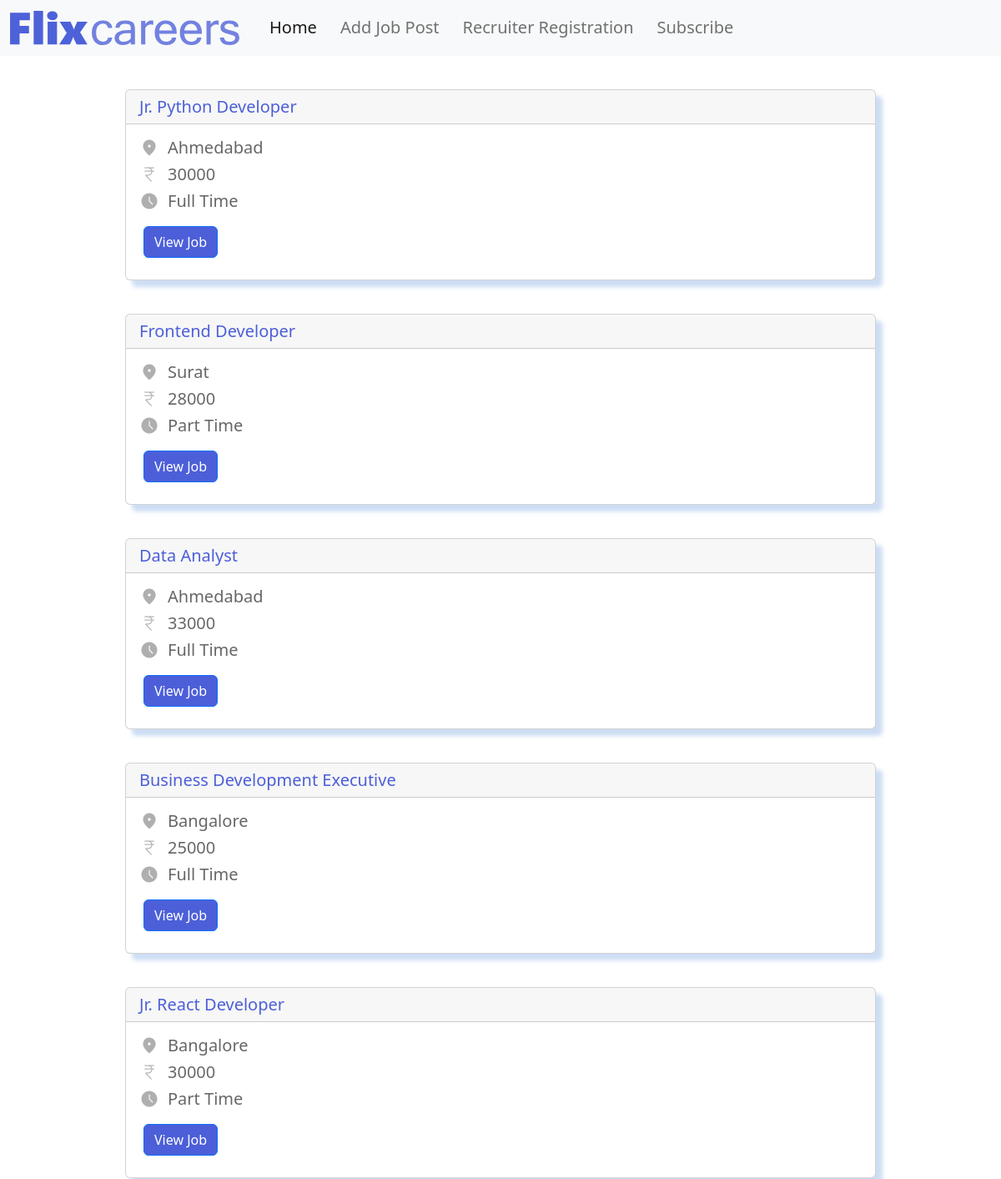
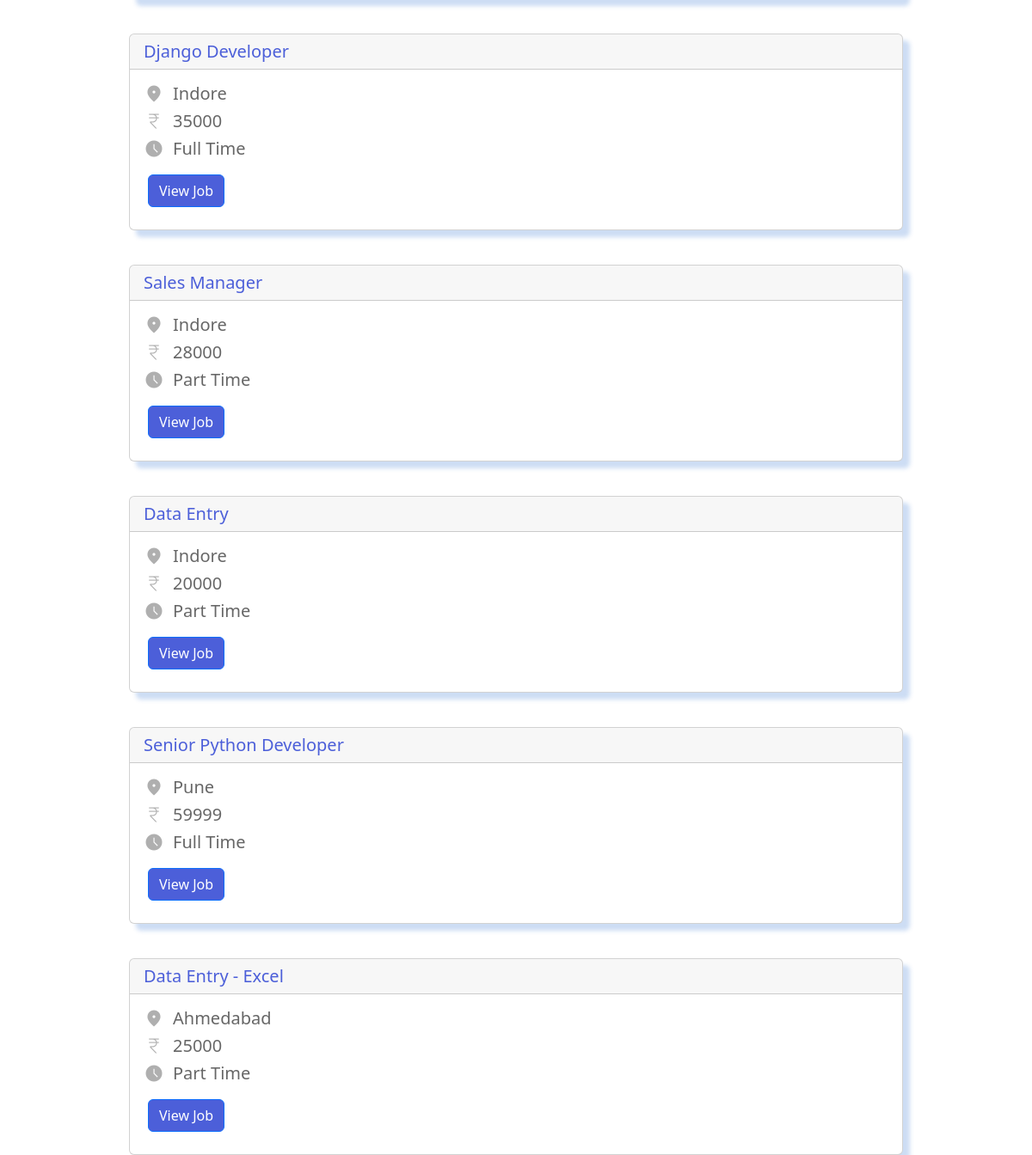
The page /jobportal/ on the database its author committed (2 pictures, top to bottom).
### Jobportal/models.py (models this page shows, shortened)
class JobPost(models.Model):
    JOB_TYPE_CHOICES =[
        ('Full Time','Full Time'),
        ('Part Time', 'Part time'),
    ]
    title=models.CharField(max_length=200)
    description=models.TextField()
    date=models.DateTimeField(auto_now_add=True)
    salary=models.IntegerField()
    location=models.ForeignKey(Location,on_delete=models.CASCADE,null=True)
    slug=models.SlugField(null=True,max_length=40,unique=True)
    author= models.ForeignKey(Author,on_delete=models.CASCADE,null=True)
    skills= models.ManyToManyField(Skills)
    job_type= models.CharField(max_length=200,null=False,choices=JOB_TYPE_CHOICES)

class Location(models.Model):
    city=models.CharField(max_length=200)
    state=models.CharField(max_length=200)
    country=models.CharField(max_length=200)
    zipcode=models.CharField(max_length=200)

### Jobportal/views.py (the view)
# urls.py: 2. Add a URL to urlpatterns:  path('', views.home, name='home')
def home(request):
    job_title=JobPost.objects.all()
    context={'joblist':job_title}
    return render(request,'jobportal/home.html',context)

### Jobportal/templates/jobportal/home.html (shortened to what this page needs)
{% extends 'jobportal/base.html' %}
{% block content %}
    {% for job in joblist %}
    <div style="width: 75%;  margin: 40px auto;">
        <div class="card" style="box-shadow:8px 8px 5px rgb(40 107 206 / 23%);">
            <b><h5 class="card-header" style="color:#4c5fd9;">{{job.title}}</h5></b>
            <div class="card-body">
                <div class="icon" style="display:flex;">
                    <span class="material-symbols-outlined">
                    </span>
                    <h5 class="card-title" style="padding-left:10px; color:#00000099;">{{job.location.city}}</h5>
                </div>
                <div class="icon" style="display:flex;">
                    <span class="material-symbols-outlined">
                    </span>
                    <h5 class="card-title" style="padding-left:10px;color:#00000099;">{{job.salary}}</h5>
                </div>
                <div class="icon" style="display:flex;" >
                    <span class="material-symbols-outlined">
                    </span>
                    <h5 class="card-title" style="padding-left:10px;color:#00000099;">{{job.job_type}}</h5>
                </div>
            <div style="padding:10px;padding-left: 5px;"><a href="{% url 'job_detail' job.id job.slug  %}" class="btn btn-primary" style="background-color:#4c5fd9">View Job</a></div>
            </div>
        </div>
    </div>
    {% endfor %}
{% endblock content %}

### Jobportal/templates/jobportal/base.html (style rules this page uses)
.material-symbols-outlined { font-variation-settings: 'FILL' 1, 'wght' 300, 'GRAD' 0, 'opsz' 48; color: #00000050; }

### rows shown on the page
JobPost: title "Jr. Python Developer", location.city "Ahmedabad", salary "30000", job_type "Full Time"
JobPost: title "Frontend Developer", location.city "Surat", salary "28000", job_type "Part Time"
JobPost: title "Data Analyst", location.city "Ahmedabad", salary "33000", job_type "Full Time"
JobPost: title "Business Development Executive", location.city "Bangalore", salary "25000", job_type "Full Time"
JobPost: title "Jr. React Developer", location.city "Bangalore", salary "30000", job_type "Part Time"
JobPost: title "Django Developer", location.city "Indore", salary "35000", job_type "Full Time"
JobPost: title "Sales Manager", location.city "Indore", salary "28000", job_type "Part Time"
JobPost: title "Data Entry", location.city "Indore", salary "20000", job_type "Part Time"
JobPost: title "Senior Python Developer", location.city "Pune", salary "59999", job_type "Full Time"
JobPost: title "Data Entry - Excel", location.city "Ahmedabad", salary "25000", job_type "Part Time"
